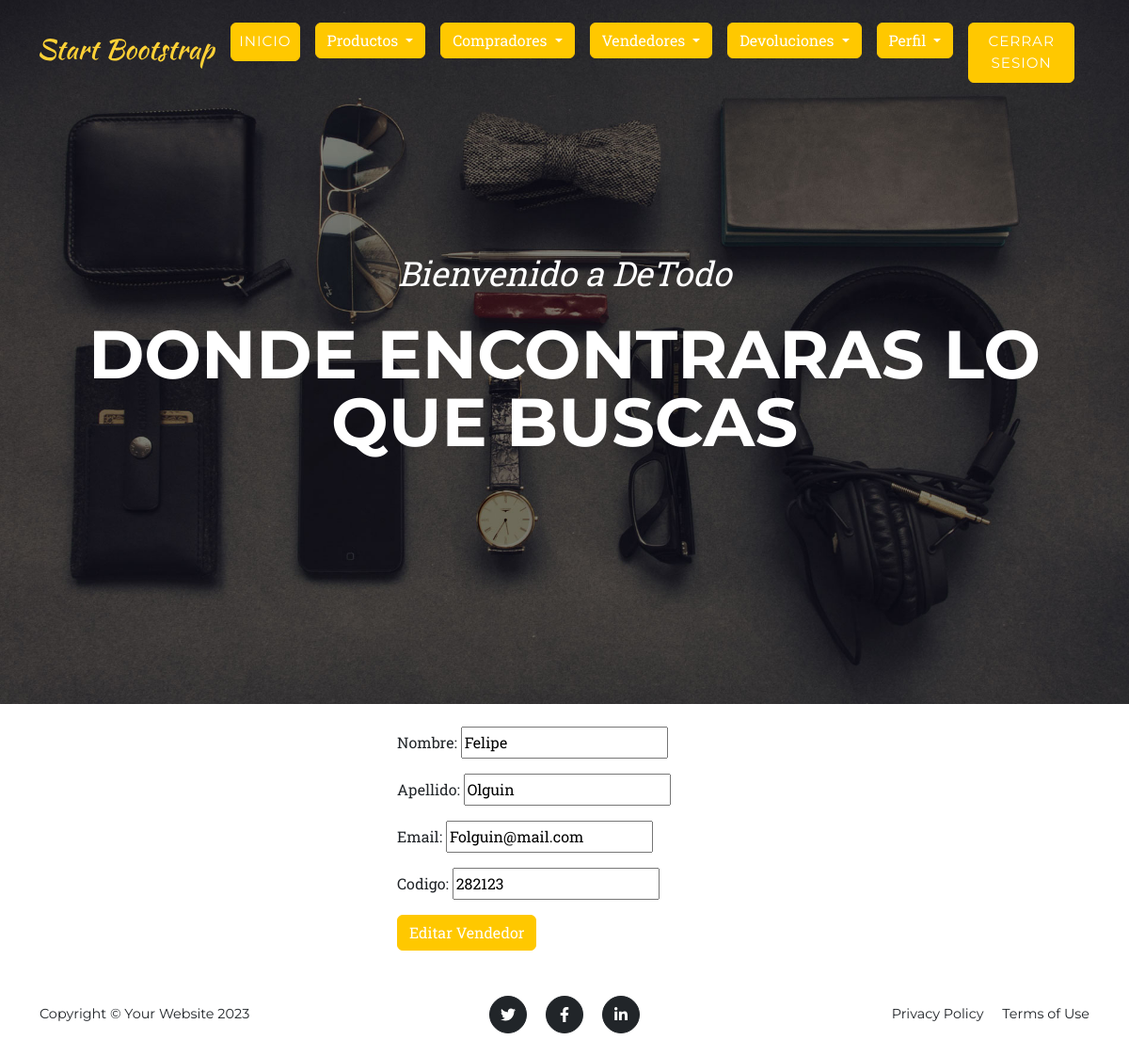
/vendedores-vbc/editar/1 (signed in), run on the app's committed database.
### WebApp/models.py (models this page shows, shortened)
class Vendedor (models.Model):
    nombre = models.CharField(max_length=30)
    apellido = models.CharField(max_length=30)
    email = models. CharField(max_length=100)
    codigo = models.CharField(max_length=50)

### WebApp/views.py (the view)
# urls.py: path('vendedores-vbc/editar/<int:pk>',views.VendedorUpdateView.as_view(),name="vendedores-vbc-editar"),
class VendedorUpdateView(LoginRequiredMixin,UpdateView):
    model = Vendedor
    template_name = "WebApp/vbc/vendedores-vbc-editar.html"
    success_url = reverse_lazy('vendedores')
    fields = "__all__"

### WebApp/templates/WebApp/vbc/vendedores-vbc-editar.html (shortened to what this page needs)
{% extends 'WebApp/base.html' %}
{% block content %}
<div class="container my-4">
  <div class="row justify-content-center">
    <div class="col-4">
    <form action="" method="POST">
    {{ form.as_p}}
    <button type="submit" class="btn btn-primary">Editar Vendedor</button>
    </form>
    </div>
  </div>
</div>
{% endblock %}

### data on the page
Vendedor: nombre "Felipe", apellido "Olguin", email "Folguin@mail.com", codigo "282123"
